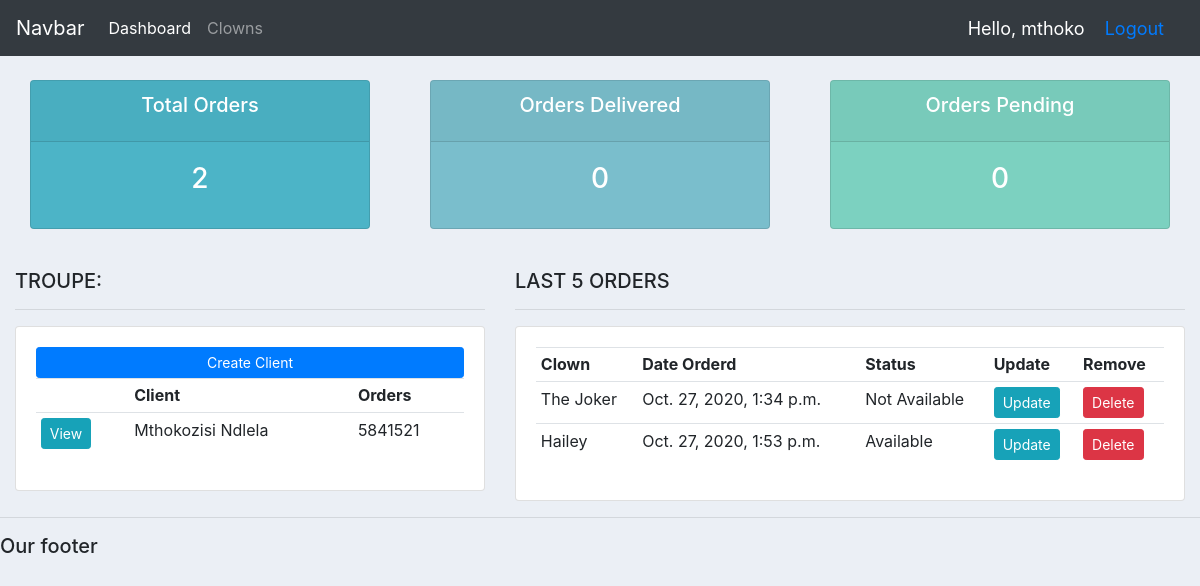
Before: / (signed in) with the older database file.
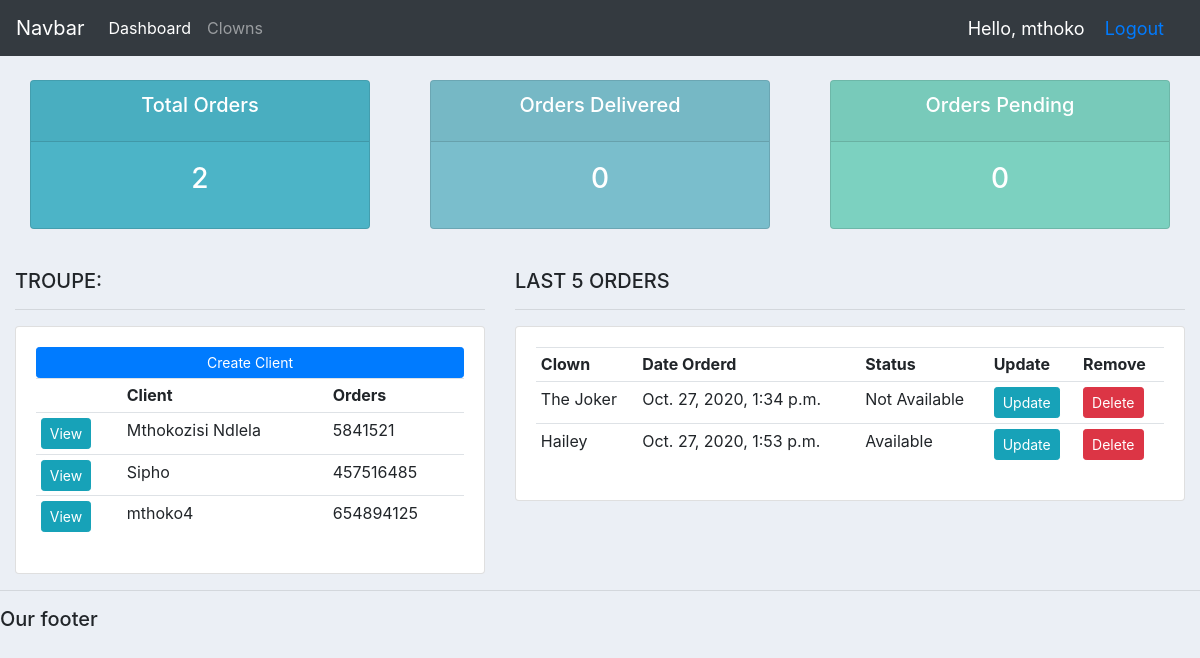
After: the same page with the newer database file.
### users/models.py (models this page shows, shortened)
class Client(models.Model):
	name = models.CharField(max_length=200, null=True)
	phone = models.CharField(max_length=200, null=True)
	email = models.CharField(max_length=200, null=True)
	date_created = models.DateTimeField(auto_now_add=True, null=True)

class Order(models.Model):
	STATUS = (
			('Pending', 'Pending'),
			('Not Available', 'Not Available'),
			('Available', 'Available'),
			)
	client = models.ForeignKey(Client, null=True, on_delete= models.SET_NULL)
	clown = models.ForeignKey(Clown, null=True, on_delete= models.SET_NULL)
	date_created = models.DateTimeField(auto_now_add=True, null=True)
	status = models.CharField(max_length=200, null=True, choices=STATUS)

class Clown(models.Model):
	CATEGORY = (
			('Indoor', 'Indoor'),
			('Out Door', 'Out Door'),
			)
	name = models.CharField(max_length=200, null=True)
	price = models.FloatField(null=True)
	category = models.CharField(max_length=200, null=True, choices=CATEGORY)
	description = models.CharField(max_length=200, null=True, blank=True)
	date_created = models.DateTimeField(auto_now_add=True, null=True)
	tags = models.ManyToManyField(Tag)
	def __str__(self):
		return self.name

### users/views.py (the view)
# urls.py: path('', views.troupe, name="home"),
@login_required(login_url='login')
def troupe(request):
	orders = Order.objects.all()
	customers = Client.objects.all()
	total_customers = customers.count()
	total_orders = orders.count()
	delivered = orders.filter(status='Delivered').count()
	pending = orders.filter(status='Pending').count()
	context = {'orders':orders, 'Client':customers,
	'total_orders':total_orders,'delivered':delivered,
	'pending':pending }
	return render(request, 'users/dashboard.html', context)

### users/templates/users/dashboard.html (shortened to what this page needs)
{%  extends 'users/main.html' %}
{% block content %}
{%  include 'users/status.html' %}
<br>
<div class="row">
	<div class="col-md-5">
		<h5>TROUPE:</h5>
		<hr>
		<div class="card card-body">
			<a class="btn btn-primary  btn-sm btn-block" href="">Create Client</a>
			<table class="table table-sm">
				<tr>
					<th></th>
					<th>Client</th>
					<th>Orders</th>
				</tr>
                {% for clients in Client %}
					<tr>
                        <td><a class="btn btn-sm btn-info" href="{% url 'clients' clients.id %}">View</a></td>
						<td>{{clients.name}}</td>
						<td>{{clients.phone}}</td>
					</tr>
				{% endfor %}
			</table>
		</div>
	</div>
	<div class="col-md-7">
		<h5>LAST 5 ORDERS</h5>
		<hr>
		<div class="card card-body">
			<table class="table table-sm">
				<tr>
					<th>Clown</th>
					<th>Date Orderd</th>
					<th>Status</th>
					<th>Update</th>
					<th>Remove</th>
				</tr>
                {% for order in orders %}
					<tr>
						<td>{{order.clown}}</td>
						<td>{{order.date_created}}</td>
						<td>{{order.status}}</td>
						<td><a class="btn btn-sm btn-info" href="{% url 'update_order' order.id %}">Update</a></td>
						<td><a class="btn btn-sm btn-danger"href="{% url 'delete_order' order.id %}">Delete</a></td>
					</tr>
				{% endfor %}
			</table>
		</div>
	</div>
</div>
{% endblock %}

### users/templates/users/main.html (shortened to what this page needs)
<!DOCTYPE html>
<html>
<head>
	<link rel="stylesheet" href="https://stackpath.bootstrapcdn.com/bootstrap/4.3.1/css/bootstrap.min.css">
</head>
<body>
	{%  include 'users/navbar.html' %}
	<div class="container-fluid">
	{% block content %}
	{% endblock %}
    </div>
	<hr>
	<h5>Our footer</h5>
</body>
</html>

### users/templates/users/navbar.html (shortened to what this page needs)
{% load static %}
<nav class="navbar navbar-expand-lg navbar-dark bg-dark">
  <a class="navbar-brand" href="#">Navbar</a>
  <div class="collapse navbar-collapse" id="navbarNav">
    <ul class="navbar-nav">
      <li class="nav-item active">
        <a class="nav-link" href="#">Dashboard</a>
      </li>
      <li class="nav-item">
        <a class="nav-link" href="#">Clowns</a>
      </li>
    </ul>
  </div>
  <span class="hello-msg">Hello, {{request.user}}</span>
  <span class="hello-msg"><a href="{% url 'logout' %}">Logout</a></span>
</nav>

### users/templates/users/status.html
<br>
<div class="row">
	<div class="col">
		<div class="col-md">
			<div class="card text-center text-white  mb-3" id="total-orders">
			  	<div class="card-header">
			  		<h5 class="card-title">Total Orders</h5>
			  	</div>
			  	<div class="card-body">
			    	<h3 class="card-title">{{total_orders}}</h3>
			  	</div>
			</div>
		</div>
	</div>
	<div class="col">
		<div class="col-md">
			<div class="card text-center text-white  mb-3" id="orders-delivered">
			  	<div class="card-header">
			  		<h5 class="card-title">Orders Delivered</h5>
			  	</div>
			  	<div class="card-body">
			    	<h3 class="card-title">{{delivered}}</h3>
			  	</div>
			</div>
		</div>
	</div>
	<div class="col">
		<div class="col-md">
			<div class="card text-center text-white  mb-3" id="orders-pending">
			  	<div class="card-header">
			  		<h5 class="card-title">Orders Pending</h5>
			  	</div>
			  	<div class="card-body">
			    	<h3 class="card-title">{{pending}}</h3>
			  	</div>
			</div>
		</div>
	</div>
</div>

### users/templates/users/main.html (style rules this page uses)
body { background-color: #ebeff5; }
#total-orders { background-color: #4cb4c7; }
#orders-delivered { background-color: #7abecc; }
#orders-pending { background-color: #7CD1C0; }

### users/templates/users/navbar.html (style rules this page uses)
.hello-msg { font-size: 18px; color: #fff; margin-right: 20px; }

Changed rows visible on the page:
added Client: name "Sipho", phone "457516485"
added Client: name "mthoko4", phone "654894125"
